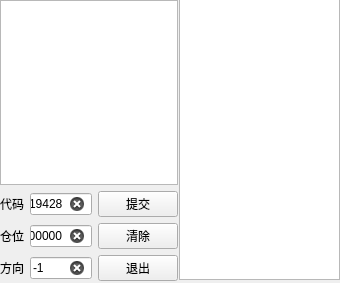
<?xml version="1.0" encoding="UTF-8"?>
<ui version="4.0">
 <class>Form</class>
 <widget class="QWidget" name="Form">
  <property name="geometry">
   <rect>
    <x>0</x>
    <y>0</y>
    <width>340</width>
    <height>283</height>
   </rect>
  </property>
  <property name="windowTitle">
   <string>Form</string>
  </property>
  <widget class="QListView" name="listView_2">
   <property name="geometry">
    <rect>
     <x>179</x>
     <y>-1</y>
     <width>161</width>
     <height>281</height>
    </rect>
   </property>
  </widget>
  <widget class="QWidget" name="layoutWidget">
   <property name="geometry">
    <rect>
     <x>0</x>
     <y>0</y>
     <width>178</width>
     <height>281</height>
    </rect>
   </property>
   <layout class="QGridLayout" name="gridLayout">
    <item row="0" column="0" colspan="3">
     <widget class="QListView" name="listView"/>
    </item>
    <item row="1" column="0">
     <widget class="QLabel" name="label_6">
      <property name="text">
       <string>代码</string>
      </property>
     </widget>
    </item>
    <item row="1" column="1">
     <widget class="QLineEdit" name="MARKET_SECURITY_LE">
      <property name="text">
       <string>19428</string>
      </property>
      <property name="clearButtonEnabled">
       <bool>true</bool>
      </property>
     </widget>
    </item>
    <item row="1" column="2">
     <widget class="QPushButton" name="Submit_btn">
      <property name="enabled">
       <bool>true</bool>
      </property>
      <property name="styleSheet">
       <string notr="true"/>
      </property>
      <property name="text">
       <string>提交</string>
      </property>
     </widget>
    </item>
    <item row="2" column="0">
     <widget class="QLabel" name="label_2">
      <property name="text">
       <string>仓位</string>
      </property>
     </widget>
    </item>
    <item row="2" column="1">
     <widget class="QLineEdit" name="TRADING_SECURITY_LE">
      <property name="text">
       <string>200000</string>
      </property>
      <property name="clearButtonEnabled">
       <bool>true</bool>
      </property>
     </widget>
    </item>
    <item row="2" column="2">
     <widget class="QPushButton" name="Stop_btn">
      <property name="styleSheet">
       <string notr="true"/>
      </property>
      <property name="text">
       <string>清除</string>
      </property>
     </widget>
    </item>
    <item row="3" column="0">
     <widget class="QLabel" name="label_5">
      <property name="text">
       <string>方向</string>
      </property>
     </widget>
    </item>
    <item row="3" column="1">
     <widget class="QLineEdit" name="TRADING_NUM_LE">
      <property name="text">
       <string>-1</string>
      </property>
      <property name="clearButtonEnabled">
       <bool>true</bool>
      </property>
     </widget>
    </item>
    <item row="3" column="2">
     <widget class="QPushButton" name="Exit_btn">
      <property name="styleSheet">
       <string notr="true"/>
      </property>
      <property name="text">
       <string>退出</string>
      </property>
     </widget>
    </item>
   </layout>
  </widget>
 </widget>
 <resources/>
 <connections>
  <connection>
   <sender>TRADING_NUM_LE</sender>
   <signal>textChanged(QString)</signal>
   <receiver>Form</receiver>
   <slot>enable_register_btn()</slot>
   <hints>
    <hint type="sourcelabel">
     <x>116</x>
     <y>288</y>
    </hint>
    <hint type="destinationlabel">
     <x>0</x>
     <y>147</y>
    </hint>
   </hints>
  </connection>
  <connection>
   <sender>TRADING_SECURITY_LE</sender>
   <signal>textChanged(QString)</signal>
   <receiver>Form</receiver>
   <slot>enable_register_btn()</slot>
   <hints>
    <hint type="sourcelabel">
     <x>116</x>
     <y>259</y>
    </hint>
    <hint type="destinationlabel">
     <x>0</x>
     <y>119</y>
    </hint>
   </hints>
  </connection>
  <connection>
   <sender>MARKET_SECURITY_LE</sender>
   <signal>textChanged(QString)</signal>
   <receiver>Form</receiver>
   <slot>enable_register_btn()</slot>
   <hints>
    <hint type="sourcelabel">
     <x>116</x>
     <y>230</y>
    </hint>
    <hint type="destinationlabel">
     <x>0</x>
     <y>90</y>
    </hint>
   </hints>
  </connection>
  <connection>
   <sender>Exit_btn</sender>
   <signal>clicked()</signal>
   <receiver>Form</receiver>
   <slot>exit_pane()</slot>
   <hints>
    <hint type="sourcelabel">
     <x>197</x>
     <y>290</y>
    </hint>
    <hint type="destinationlabel">
     <x>385</x>
     <y>106</y>
    </hint>
   </hints>
  </connection>
  <connection>
   <sender>Submit_btn</sender>
   <signal>clicked()</signal>
   <receiver>Form</receiver>
   <slot>subimit()</slot>
   <hints>
    <hint type="sourcelabel">
     <x>197</x>
     <y>232</y>
    </hint>
    <hint type="destinationlabel">
     <x>364</x>
     <y>156</y>
    </hint>
   </hints>
  </connection>
  <connection>
   <sender>Stop_btn</sender>
   <signal>clicked()</signal>
   <receiver>Form</receiver>
   <slot>stop_pane()</slot>
   <hints>
    <hint type="sourcelabel">
     <x>197</x>
     <y>261</y>
    </hint>
    <hint type="destinationlabel">
     <x>394</x>
     <y>266</y>
    </hint>
   </hints>
  </connection>
 </connections>
 <slots>
  <slot>enable_register_btn()</slot>
  <slot>exit_pane()</slot>
  <slot>subimit()</slot>
  <slot>stop_pane()</slot>
 </slots>
</ui>
